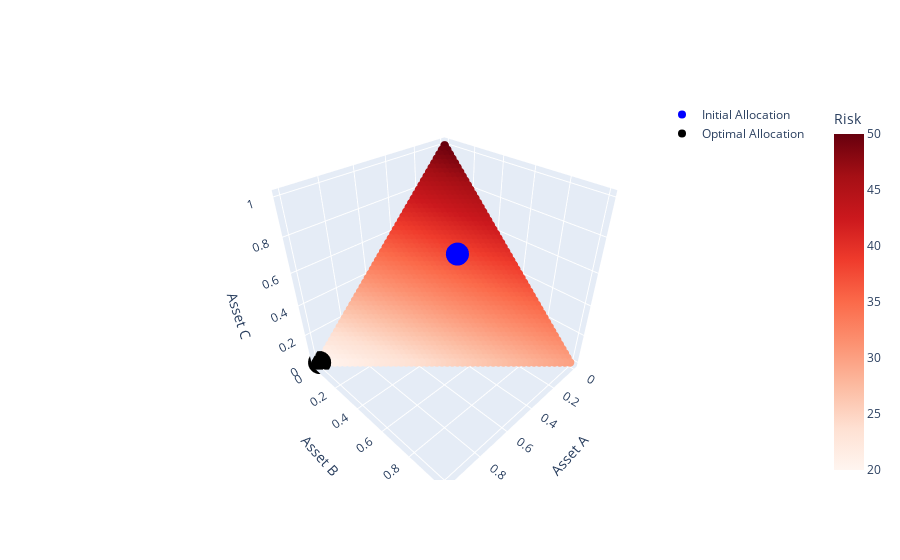

Write notebook code for a chart like this one.
### Markdown cell above
## Example 1 - Minimize Risk ###

### Code cell
# Define the optimization problem - minimize risk
objective = cp.Minimize(cp.sum(cp.multiply(standard_deviations, proportions)))
problem = cp.Problem(objective, constraints)

# Solve the problem
problem.solve()

# Check if the problem was solved successfully
if problem.status in ["optimal", "optimal_inaccurate"]:
    optimal_allocation = proportions.value
    optimal_risk = np.sum(standard_deviations * optimal_allocation)
else:
    optimal_allocation = None
    optimal_risk = None

# Generate a grid of feasible allocations
grid_points = 50
allocations = np.linspace(0, 1, grid_points)
solution_space = []

for x in allocations:
    for y in allocations:
        z = 1 - x - y
        if z >= 0:  # Ensure the constraint x + y + z = 1 holds
            risk = np.sum(standard_deviations * np.array([x, y, z]))
            solution_space.append((x, y, z, risk))

# Convert solution space to numpy array
solution_space = np.array(solution_space)

# Separate x, y, z, and risk values
x_vals, y_vals, z_vals, risks = solution_space.T

# Plot the solution space dynamically using Plotly
fig = go.Figure()

# Add the solution space as a scatter plot
fig.add_trace(go.Scatter3d(
    x=x_vals,
    y=y_vals,
    z=z_vals,
    mode='markers',
    marker=dict(size=3, color=risks, colorscale='Reds', colorbar=dict(title='Risk')),  # Risk metric
    showlegend=False,  # Hide from legend
    hovertemplate=(
        '<b>Asset A:</b> %{x:.2f}<br>'
        '<b>Asset B:</b> %{y:.2f}<br>'
        '<b>Asset C:</b> %{z:.2f}<br>'
        '<b>Risk:</b> %{marker.color:.2f}<br>'
        '<extra></extra>'
    )
))

# Add the initial allocation
fig.add_trace(go.Scatter3d(
    x=[initial_proportions[0]],
    y=[initial_proportions[1]],
    z=[initial_proportions[2]],
    mode='markers',
    marker=dict(size=8, color='blue'),
    name='Initial Allocation',
    hovertemplate=f'<b>Asset A:</b> {initial_proportions[0]:.2f}<br>' +
                  f'<b>Asset B:</b> {initial_proportions[1]:.2f}<br>' +
                  f'<b>Asset C:</b> {initial_proportions[2]:.2f}<br>' +
                  f'<b>Risk:</b> {initial_risk:.2f}<br>'
))

# Add the optimal allocation
fig.add_trace(go.Scatter3d(
    x=[optimal_allocation[0]],
    y=[optimal_allocation[1]],
    z=[optimal_allocation[2]],
    mode='markers',
    marker=dict(size=8, color='black'),
    name='Optimal Allocation',
    hovertemplate=f'<b>Asset A:</b> {optimal_allocation[0]:.2f}<br>' +
                  f'<b>Asset B:</b> {optimal_allocation[1]:.2f}<br>' +
                  f'<b>Asset C:</b> {optimal_allocation[2]:.2f}<br>' +
                  f'<b>Risk:</b> {optimal_risk:.2f}<br>'
))

# Add titles and labels
fig.update_layout(
    scene=dict(
        xaxis_title='Asset A',
        yaxis_title='Asset B',
        zaxis_title='Asset C'
    ),
    showlegend=True,
    legend=dict(
        x=1,  # Position the legend to the right
        y=1,  # Position the legend at the top
        xanchor='right',  # Anchor the legend to the right
        yanchor='top'     # Anchor the legend to the top
    )
)

# Show the plot
fig.show()

# Save the figure as an HTML file
pyo.plot(fig, filename='portfolio_allocation_min_risk_1.html', auto_open=True)

### Figure 1 — Plotly figure (JSON) as saved in the notebook; plotly's stock layout.template omitted (floating-point values rounded to 4 significant figures; data arrays with more than 128 entries replaced by an {"elided": "..."} marker saying what was removed)
{"data": [{"hovertemplate": "<b>Asset A:</b> %{x:.2f}<br><b>Asset B:</b> %{y:.2f}<br><b>Asset C:</b> %{z:.2f}<br><b>Risk:</b> %{marker.color:.2f}<br><extra></extra>", "marker": {"color": {"elided": "1275 float values"}, "colorbar": {"title": {"text": "Risk"}}, "colorscale": [[0, "rgb(255,245,240)"], [0.125, "rgb(254,224,210)"], [0.25, "rgb(252,187,161)"], [0.375, "rgb(252,146,114)"], [0.5, "rgb(251,106,74)"], [0.625, "rgb(239,59,44)"], [0.75, "rgb(203,24,29)"], [0.875, "rgb(165,15,21)"], [1, "rgb(103,0,13)"]], "size": 3}, "mode": "markers", "showlegend": false, "type": "scatter3d", "x": {"elided": "1275 float values"}, "y": {"elided": "1275 float values"}, "z": {"elided": "1275 float values"}}, {"hovertemplate": "<b>Asset A:</b> 0.20<br><b>Asset B:</b> 0.30<br><b>Asset C:</b> 0.50<br><b>Risk:</b> 38.00<br>", "marker": {"color": "blue", "size": 8}, "mode": "markers", "name": "Initial Allocation", "type": "scatter3d", "x": [0.2], "y": [0.3], "z": [0.5]}, {"hovertemplate": "<b>Asset A:</b> 1.00<br><b>Asset B:</b> 0.00<br><b>Asset C:</b> 0.00<br><b>Risk:</b> 20.00<br>", "marker": {"color": "black", "size": 8}, "mode": "markers", "name": "Optimal Allocation", "type": "scatter3d", "x": [1.0], "y": [1.714e-10], "z": [1.169e-10]}], "layout": {"legend": {"x": 1, "xanchor": "right", "y": 1, "yanchor": "top"}, "scene": {"xaxis": {"title": {"text": "Asset A"}}, "yaxis": {"title": {"text": "Asset B"}}, "zaxis": {"title": {"text": "Asset C"}}}, "showlegend": true}}
